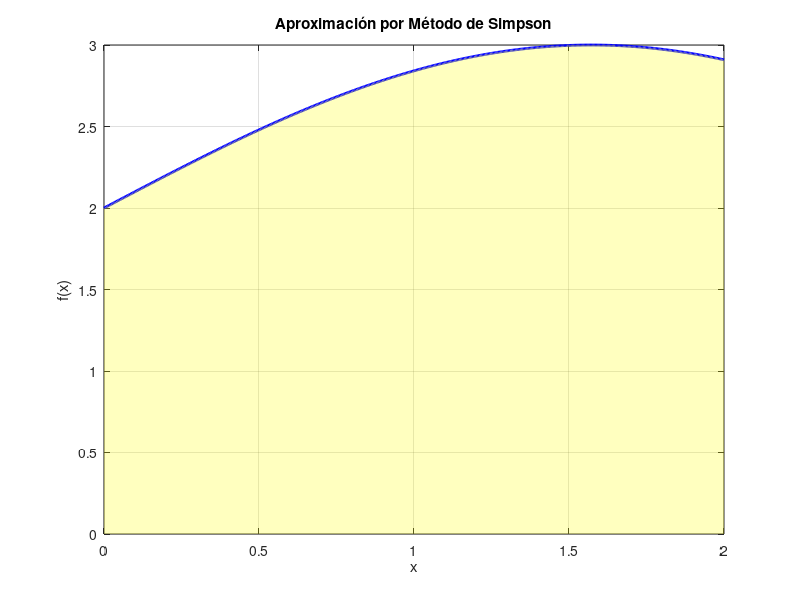

Reproduce this figure in MATLAB.
function metodoSimpsonIndependiente()
    % Solicita al usuario la función y parámetros para integrar con Simpson
    preguntas = {'Función f(x):', 'Límite inferior:', 'Límite superior:', 'Número de subintervalos (SOLO PAR):'};
    titulo = 'Integración por Método de Simpson';
    tamano = [1 50];
    valoresDefecto = {'sin(x) + 2', '0', '2', '26'};
    
    respuestas = inputdlg(preguntas, titulo, tamano, valoresDefecto);
    
    if isempty(respuestas)
        return; % Usuario canceló
    end
    
    try
        % Convertir cadena a función anónima
        funcion = str2func(['@(x)', respuestas{1}]);
        
        limiteA = str2double(respuestas{2});
        limiteB = str2double(respuestas{3});
        numSubintervalos = str2double(respuestas{4});
        
        % Comprobar que n sea par
        if mod(numSubintervalos, 2) ~= 0
            error('El número de subintervalos debe ser un número par.');
        end
        
        paso = (limiteB - limiteA) / numSubintervalos;
        puntosX = limiteA:paso:limiteB;
        valoresF = funcion(puntosX);
        
        % Fórmula del método de Simpson
        resultadoIntegral = paso/3 * (valoresF(1) + 2*sum(valoresF(3:2:end-2)) + 4*sum(valoresF(2:2:end)) + valoresF(end));
        
        % Mostrar resultado en consola
        fprintf('Integral aproximada con método de Simpson: %.6f\n', resultadoIntegral);
        
        % Graficar función y áreas bajo las parábolas
        figura = figure('Name', 'Método de Simpson');
        xGrafica = linspace(limiteA, limiteB, 500);
        yGrafica = arrayfun(funcion, xGrafica);
        plot(xGrafica, yGrafica, 'b-', 'LineWidth', 2);
        hold on;
        
        % Dibujar las parábolas que aproximan el área
        for i = 1:2:numSubintervalos
            xi = puntosX(i:i+2);
            coeficientes = polyfit(xi, funcion(xi), 2);
            xx = linspace(xi(1), xi(3), 100);
            yy = polyval(coeficientes, xx);
            fill([xx fliplr(xx)], [yy zeros(size(yy))], [1 1 0], 'FaceAlpha', 0.25, 'EdgeColor', 'none');
        end
        
        title('Aproximación por Método de Simpson');
        xlabel('x');
        ylabel('f(x)');
        grid on;
        hold off;
        
    catch ME
        fprintf('Error: %s\n', ME.message);
    end
end
